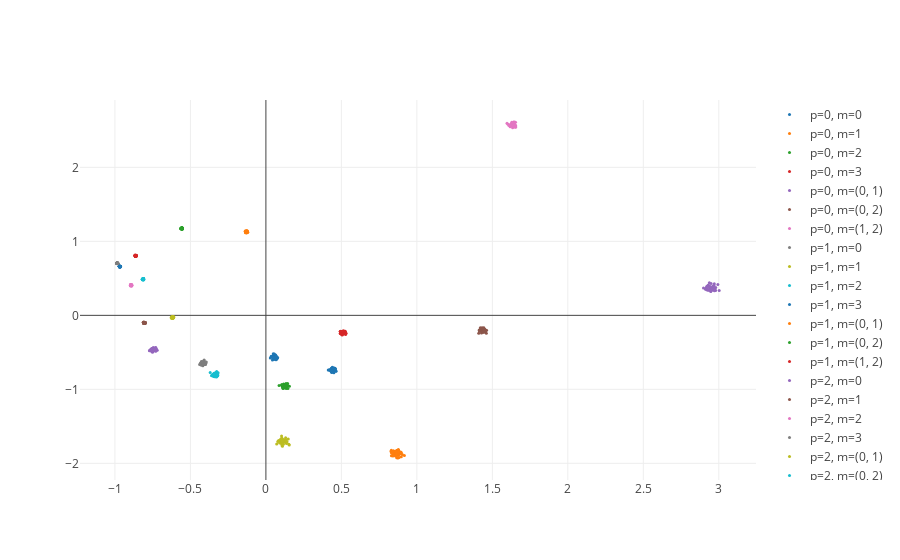

Notebook code for this chart:
### Code cell
traces = []
for name, data in dataset.items():
    reduced_data = pca.transform(data)[:, :2]
    traces.append(go.Scatter(
        x=reduced_data[:, 0],
        y=reduced_data[:, 1],
#         z=reduced_data[:, 2],
        mode='markers',
        name=name,
        marker=dict(size=3)
    ))

plotly.offline.iplot(traces)
